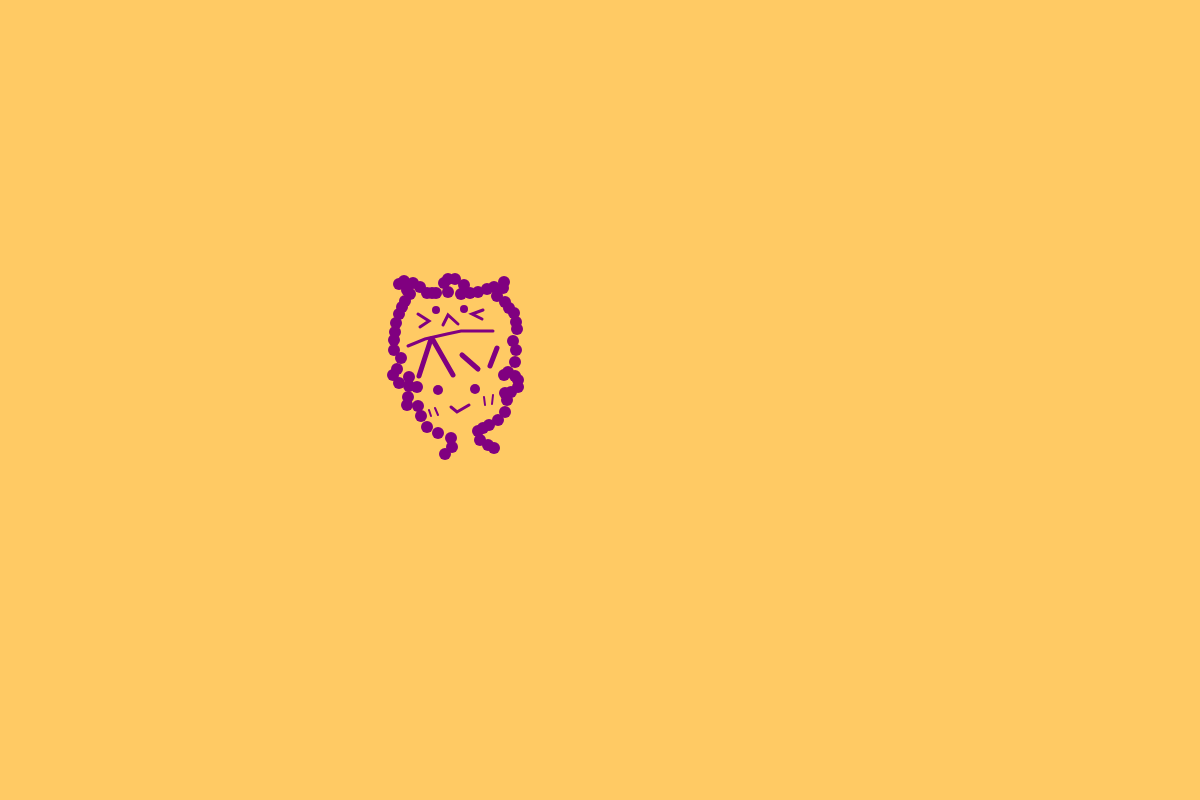
Frame 1 (no input)
Frame 60 (no input): identical to frame 1, image omitted
Frame 120 (the mouse pressed at the canvas centre since frame 60): identical to frame 1, image omitted

The p5.js sketch that drew this single still picture (run headless with seeded random() and noise() and a simulated clock; from frame 60 on, the mouse is pressed at the canvas centre):

// p5.js sketch
// ── sketch.js
/*************************************************************************
    Project name: CodeSelf Portrait
          by Yik Ting Hung

    Overview 
    	This is Code Self-Portrait project. I interpret Self-Portrait using P5.js drawing functions. 
    	In this project, I learned from Pointillism, using points to compose facial contours, and then using lines to compose facial features and other parts.
 
    ---------------------------------------------------------------------
    Notes: 
     (1) The JPEG of the hand drawn portrait included in Github file.
**************************************************************************/



// Setup code goes here
function setup() {
  createCanvas(1200, 800);
 }


// Draw code goes here
function draw() {
  background(255, 202, 100);

  //Contour
  stroke('purple'); 
  strokeWeight(12);
  point(401, 358);
  point(399, 383);
  point(408, 397);
  point(417, 387);
  point(407, 405);
  point(418, 406);
  point(427, 427);
  point(451, 438);
  point(445, 454);
  point(394, 350);
  point(394, 340);
  point(395, 332);
  point(396, 323);
  point(399, 314);
  point(402, 307);
  point(405, 301);
  point(410, 294);
  point(407, 290);
  point(399, 284);
  point(404, 281);
  point(413, 283);
  point(420, 287);
  point(427, 293);
  point(432, 293);
  point(436, 293);
  point(448, 292);
  point(461, 294);
  point(470, 293);
  point(478, 292);
  point(487, 289);
  point(494, 287);
  point(504, 282);
  point(503, 288);
  point(497, 296);
  point(505, 302);
  point(514, 313);
  point(517, 329);
  point(513, 341);
  point(516, 350);
  point(515, 362);
  point(508, 372);
  point(515, 376);
  point(504, 375);
  point(511, 392);
  point(505, 393);
  point(507, 400);
  point(505, 412);
  point(498, 420);
  point(489, 425);
  point(483, 428);
  point(478, 431);
  point(480, 440);
  point(488, 445);
  point(494, 448);
  point(452, 447);
  point(438, 433);
  point(421, 416);
  point(397, 369);
  point(409, 377);
  point(409, 386);
  point(518, 380);
  point(518, 387);
  point(444, 283);
  point(448, 279);
  point(455, 279);
  point(464, 285);
  point(509, 308);
  point(516, 322);
  point(393, 375); 

  //Hat
  strokeWeight(8);
  point(436, 310);
  point(464, 309);
  noFill();
  strokeWeight(3);
  strokeJoin(MITER);
  beginShape();
  vertex(443, 325);
  vertex(448, 315);
  vertex(458, 324);
  endShape();
  noFill();
  strokeWeight(3);
  strokeJoin(MITER);
  beginShape();
  vertex(418, 314);
  vertex(429, 321);
  vertex(420, 327);
  endShape();
  noFill();
  strokeWeight(3);
  strokeJoin(MITER);
  beginShape();
  vertex(483, 310);
  vertex(472, 314);
  vertex(482, 319);
  endShape();
  noFill();
  strokeWeight(3);
  strokeJoin(MITER);
  beginShape();
  vertex(408, 346);
  vertex(425, 339);
  vertex(447, 334);
  vertex(461, 331);
  vertex(493, 331);
  endShape();


  //Eye
  strokeWeight(10);
  point(438, 390);
  point(475, 389);

  //Hair
  strokeWeight(5);
  line(431, 339, 419, 376);
  line(433, 340, 453, 375);
  line(462, 355, 478, 369);
  line(497, 348, 490, 366);

  //Cheek
  strokeWeight(2);
  line(429, 410, 431, 416);
  line(435, 408, 438, 415);
  line(484, 397, 485, 405);
  line(493, 395, 492, 404);


  //Mouth
  noFill();
  strokeWeight(3);
  strokeJoin(MITER);
  beginShape();
  vertex(451, 407);
  vertex(457, 412);
  vertex(469, 405);
  endShape();
}
